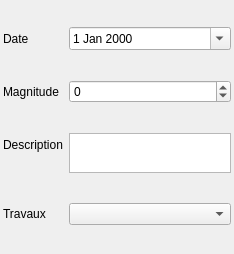
<?xml version="1.0" encoding="UTF-8"?>
<ui version="4.0">
 <class>Form</class>
 <widget class="QWidget" name="Form">
  <property name="geometry">
   <rect>
    <x>0</x>
    <y>0</y>
    <width>234</width>
    <height>254</height>
   </rect>
  </property>
  <property name="windowTitle">
   <string>Form</string>
  </property>
  <layout class="QFormLayout" name="formLayout">
   <property name="fieldGrowthPolicy">
    <enum>QFormLayout::AllNonFixedFieldsGrow</enum>
   </property>
   <property name="margin">
    <number>3</number>
   </property>
   <item row="0" column="0">
    <widget class="QLabel" name="label">
     <property name="text">
      <string>Date</string>
     </property>
    </widget>
   </item>
   <item row="0" column="1">
    <widget class="QDateEdit" name="dateEdit">
     <property name="calendarPopup">
      <bool>true</bool>
     </property>
    </widget>
   </item>
   <item row="1" column="0">
    <widget class="QLabel" name="label_2">
     <property name="text">
      <string>Magnitude</string>
     </property>
    </widget>
   </item>
   <item row="1" column="1">
    <widget class="QSpinBox" name="spinBox_magnitude">
     <property name="minimum">
      <number>-1</number>
     </property>
    </widget>
   </item>
   <item row="3" column="0">
    <widget class="QLabel" name="label_7">
     <property name="text">
      <string>Description</string>
     </property>
    </widget>
   </item>
   <item row="3" column="1">
    <widget class="QTextEdit" name="textEdit_description">
     <property name="sizePolicy">
      <sizepolicy hsizetype="Expanding" vsizetype="Expanding">
       <horstretch>0</horstretch>
       <verstretch>0</verstretch>
      </sizepolicy>
     </property>
     <property name="maximumSize">
      <size>
       <width>16777215</width>
       <height>40</height>
      </size>
     </property>
    </widget>
   </item>
   <item row="4" column="0">
    <widget class="QLabel" name="label_5">
     <property name="text">
      <string>Travaux</string>
     </property>
    </widget>
   </item>
   <item row="4" column="1">
    <widget class="QComboBox" name="comboBox_travaux"/>
   </item>
  </layout>
 </widget>
 <resources/>
 <connections/>
</ui>
